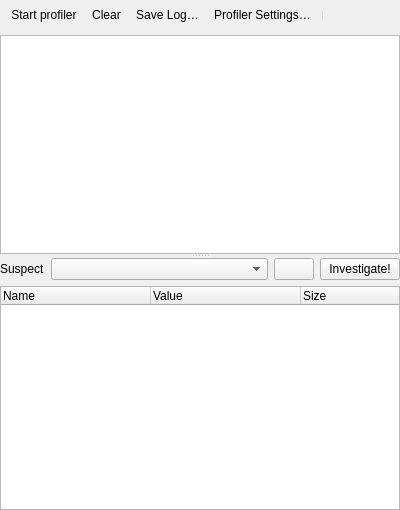
<?xml version="1.0" encoding="UTF-8"?>
<ui version="4.0">
 <class>Form</class>
 <widget class="QWidget" name="Form">
  <property name="geometry">
   <rect>
    <x>0</x>
    <y>0</y>
    <width>400</width>
    <height>510</height>
   </rect>
  </property>
  <property name="windowTitle">
   <string>Form</string>
  </property>
  <layout class="QVBoxLayout" name="verticalLayout_2">
   <property name="leftMargin">
    <number>0</number>
   </property>
   <property name="topMargin">
    <number>0</number>
   </property>
   <property name="rightMargin">
    <number>0</number>
   </property>
   <property name="bottomMargin">
    <number>0</number>
   </property>
   <item>
    <widget class="QToolBar" name="mToolbar">
     <property name="iconSize">
      <size>
       <width>24</width>
       <height>24</height>
      </size>
     </property>
     <property name="floatable">
      <bool>false</bool>
     </property>
     <addaction name="mActionProfiler"/>
     <addaction name="mActionClear"/>
     <addaction name="mActionSaveLog"/>
     <addaction name="mActionSettings"/>
     <addaction name="separator"/>
    </widget>
   </item>
   <item>
    <widget class="QSplitter" name="splitter">
     <property name="orientation">
      <enum>Qt::Vertical</enum>
     </property>
     <widget class="QPlainTextEdit" name="txtLog">
      <property name="lineWrapMode">
       <enum>QPlainTextEdit::NoWrap</enum>
      </property>
      <property name="readOnly">
       <bool>true</bool>
      </property>
     </widget>
     <widget class="QWidget" name="layoutWidget">
      <layout class="QVBoxLayout" name="verticalLayout">
       <item>
        <layout class="QHBoxLayout" name="horizontalLayout">
         <item>
          <widget class="QLabel" name="lblSuspect">
           <property name="text">
            <string>Suspect</string>
           </property>
          </widget>
         </item>
         <item>
          <widget class="QComboBox" name="cmbPlugins">
           <property name="sizePolicy">
            <sizepolicy hsizetype="Expanding" vsizetype="Fixed">
             <horstretch>0</horstretch>
             <verstretch>0</verstretch>
            </sizepolicy>
           </property>
          </widget>
         </item>
         <item>
          <widget class="QPushButton" name="btnRefresh">
           <property name="sizePolicy">
            <sizepolicy hsizetype="Minimum" vsizetype="Preferred">
             <horstretch>0</horstretch>
             <verstretch>0</verstretch>
            </sizepolicy>
           </property>
           <property name="minimumSize">
            <size>
             <width>0</width>
             <height>0</height>
            </size>
           </property>
           <property name="toolTip">
            <string>Refresh the suspect lineup</string>
           </property>
           <property name="text">
            <string/>
           </property>
           <property name="icon">
            <iconset>
             <normaloff>:/images/themes/default/mActionRefresh.svg</normaloff>:/images/themes/default/mActionRefresh.svg</iconset>
           </property>
          </widget>
         </item>
         <item>
          <widget class="QPushButton" name="btnInvestigate">
           <property name="text">
            <string>Investigate!</string>
           </property>
          </widget>
         </item>
        </layout>
       </item>
       <item>
        <widget class="QTreeWidget" name="treeObjects">
         <property name="minimumSize">
          <size>
           <width>58</width>
           <height>0</height>
          </size>
         </property>
         <property name="maximumSize">
          <size>
           <width>16777215</width>
           <height>16777215</height>
          </size>
         </property>
         <property name="styleSheet">
          <string notr="true"/>
         </property>
         <property name="horizontalScrollBarPolicy">
          <enum>Qt::ScrollBarAlwaysOff</enum>
         </property>
         <property name="editTriggers">
          <set>QAbstractItemView::NoEditTriggers</set>
         </property>
         <property name="iconSize">
          <size>
           <width>32</width>
           <height>32</height>
          </size>
         </property>
         <property name="textElideMode">
          <enum>Qt::ElideNone</enum>
         </property>
         <attribute name="headerDefaultSectionSize">
          <number>150</number>
         </attribute>
         <column>
          <property name="text">
           <string>Name</string>
          </property>
         </column>
         <column>
          <property name="text">
           <string>Value</string>
          </property>
         </column>
         <column>
          <property name="text">
           <string>Size</string>
          </property>
         </column>
        </widget>
       </item>
      </layout>
     </widget>
    </widget>
   </item>
  </layout>
  <action name="mActionClear">
   <property name="icon">
    <iconset>
     <normaloff>:/images/themes/default/mActionDeleteSelected.svg</normaloff>:/images/themes/default/mActionDeleteSelected.svg</iconset>
   </property>
   <property name="text">
    <string>Clear</string>
   </property>
   <property name="toolTip">
    <string>Clear Log</string>
   </property>
  </action>
  <action name="mActionProfiler">
   <property name="checkable">
    <bool>true</bool>
   </property>
   <property name="icon">
    <iconset>
     <normaloff>:/images/themes/default/mActionRecord.svg</normaloff>:/images/themes/default/mActionRecord.svg</iconset>
   </property>
   <property name="text">
    <string>Start profiler</string>
   </property>
  </action>
  <action name="mActionSaveLog">
   <property name="icon">
    <iconset>
     <normaloff>:/images/themes/default/mActionFileSave.svg</normaloff>:/images/themes/default/mActionFileSave.svg</iconset>
   </property>
   <property name="text">
    <string>Save Log…</string>
   </property>
  </action>
  <action name="mActionSettings">
   <property name="icon">
    <iconset>
     <normaloff>:/images/themes/default/mActionOptions.svg</normaloff>:/images/themes/default/mActionOptions.svg</iconset>
   </property>
   <property name="text">
    <string>Profiler Settings…</string>
   </property>
   <property name="toolTip">
    <string>Profiler Settings…</string>
   </property>
  </action>
 </widget>
 <resources/>
 <connections/>
</ui>
